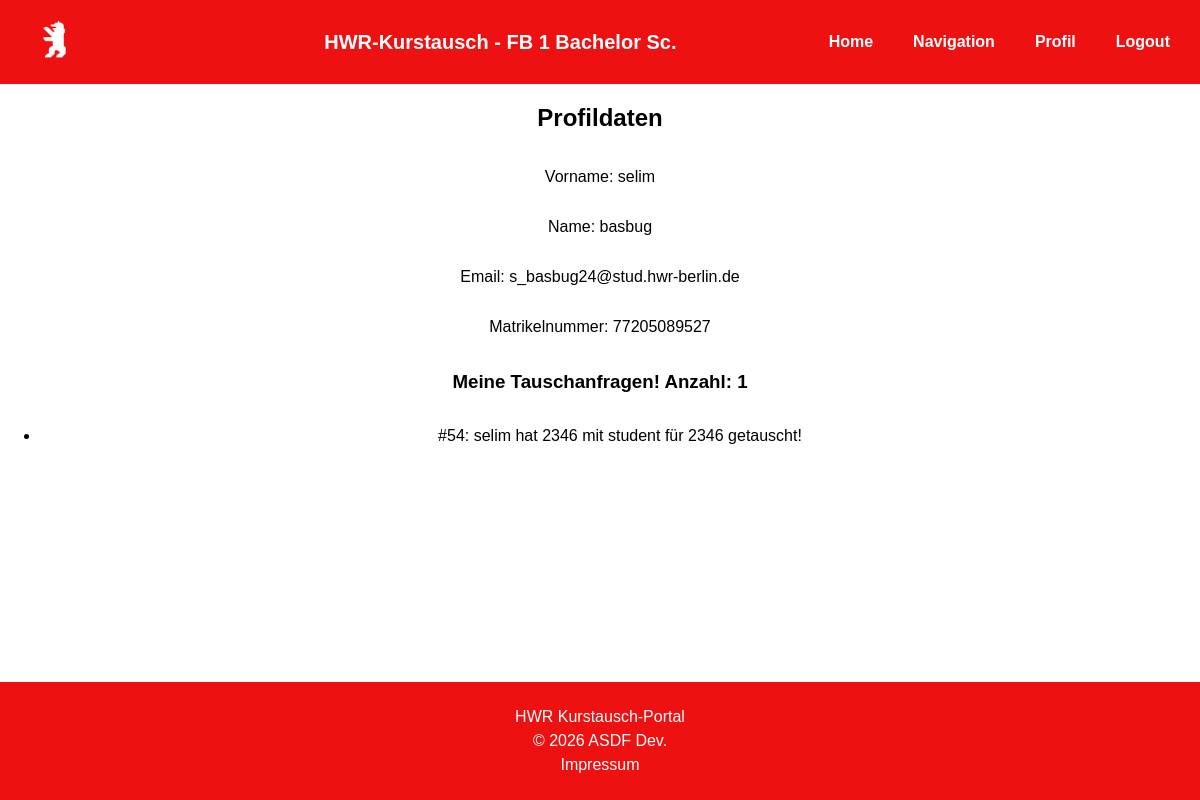
Screenshot of /profil (signed in) with the database file from the repository.
### tables this page shows
CREATE TABLE studenten (
        username TEXT NOT NULL PRIMARY KEY,
        matrikelnummer INTEGER NOT NULL,
        name TEXT NOT NULL,
        vorname TEXT NOT NULL,
        email TEXT,
        password TEXT NOT NULL,
        studiengang TEXT,
                   
        FOREIGN KEY (studiengang) REFERENCES studiengang(studiengang)
    );

CREATE TABLE tausch (
        tausch_id INTEGER NOT NULL PRIMARY KEY AUTOINCREMENT,
        anfrage_id INTEGER NOT NULL,
        abgabe_id INTEGER NOT NULL,
                   
        FOREIGN KEY (anfrage_id) REFERENCES anfrage(anfrage_id),
        FOREIGN KEY (abgabe_id) REFERENCES abgabe(abgabe_id)
    );

CREATE TABLE anfrage (
        anfrage_id INTEGER NOT NULL PRIMARY KEY AUTOINCREMENT,
        kurs_id INTEGER NOT NULL,
        username TEXT NOT NULL,
        zeitpunkt DATETIME DEFAULT CURRENT_TIMESTAMP,
                   
        FOREIGN KEY (kurs_id) REFERENCES kursangebot(kurs_id),
        FOREIGN KEY (username) REFERENCES student(username)
    );

CREATE TABLE abgabe (
        abgabe_id INTEGER NOT NULL PRIMARY KEY AUTOINCREMENT,
        kurs_id INTEGER NOT NULL,
        username TEXT NOT NULL,
        zeitpunkt DATETIME DEFAULT CURRENT_TIMESTAMP,
                   
        FOREIGN KEY (kurs_id) REFERENCES kursangebot(kurs_id),
        FOREIGN KEY (username) REFERENCES student(username)
    );

### app.py (the view)
@app.route("/profil")
@login_required
def profil():
    with dbcon() as connection:
        username = current_user.username
        c = connection.cursor()
        c.execute("""SELECT tausch_id, anf.username, abg.username, anf.kurs_id, abg.kurs_id FROM tausch t
                  JOIN anfrage anf ON t.anfrage_id = anf.anfrage_id
                  JOIN abgabe abg ON t.abgabe_id = abg.abgabe_id
                  WHERE anf.username = ? OR abg.username = ?
                  """
                  , (username,username,))
        user_tausche = c.fetchall()
    return render_template("profil.html", user_tausche=user_tausche)

### app.py (called while the page is built, shortened)
@login_manager.user_loader
def load_user(user_id):
    if not user_id or user_id== None:
        return None
    with dbcon() as connection:
        c = connection.cursor()
        c.execute("SELECT username, vorname, name, email, matrikelnummer, studiengang FROM studenten WHERE username = ?", (user_id,))
        student = c.fetchone()
        if student:
            return User(
                id=str(student[0]), # wird von flask-login gebraucht
                username=student[0],
                vorname=student[1],
                name=student[2],
                email=student[3],
                matrikelnummer=student[4],
                studiengang=student[5]
            )

### db_update.py (called while the page is built)
def dbcon():
    connection = sqlite3.connect(DB_PATH)
    return connection

### templates/profil.html (shortened to what this page needs)
{% if current_user.matrikelnummer%}
{% extends "base.html" %}
{% elif current_user.ma_id%}
{% extends "base_sb.html" %}
{%endif%}
{% block CONTENT %}
<h1>Profildaten</h1>
<p>Vorname: {{ current_user.vorname }}</p>
<p>Name: {{ current_user.name }}</p>
<p>Email: {{ current_user.email }}</p>
    {% if current_user.matrikelnummer%}
    <p>Matrikelnummer: {{ current_user.matrikelnummer }}</p>
    {%endif%}
    {% if current_user.matrikelnummer %}
    <h3>Meine Tauschanfragen! Anzahl: {{ user_tausche|length }}</h3>
     <ul>
      {% for tausch in user_tausche %}
        <li>#{{tausch[0]}}: {{tausch[1]}} hat {{tausch[3]}} mit {{tausch[2]}} für {{tausch[4]}} getauscht! </li>
      {% endfor %}
    </ul>
    {%endif%}
{% endblock %}

### static/style.css (style rules this page uses)
html, body { margin: 0; padding: 0; min-height: 100%; font-family: Bahnschrift, Arial, sans-serif; text-align: center; color:black }
body { min-height: 100vh; }
section.content > :not(header):not(footer) { flex-shrink: 0; }

### rows the page displays
studenten: vorname "selim", name "basbug", email "s_basbug24@stud.hwr-berlin.de", matrikelnummer "77205089527"
tausch: tausch_id "54", username "selim", kurs_id "2346", username "student"

### other values shown
{{ user_tausche|length }} "1"
